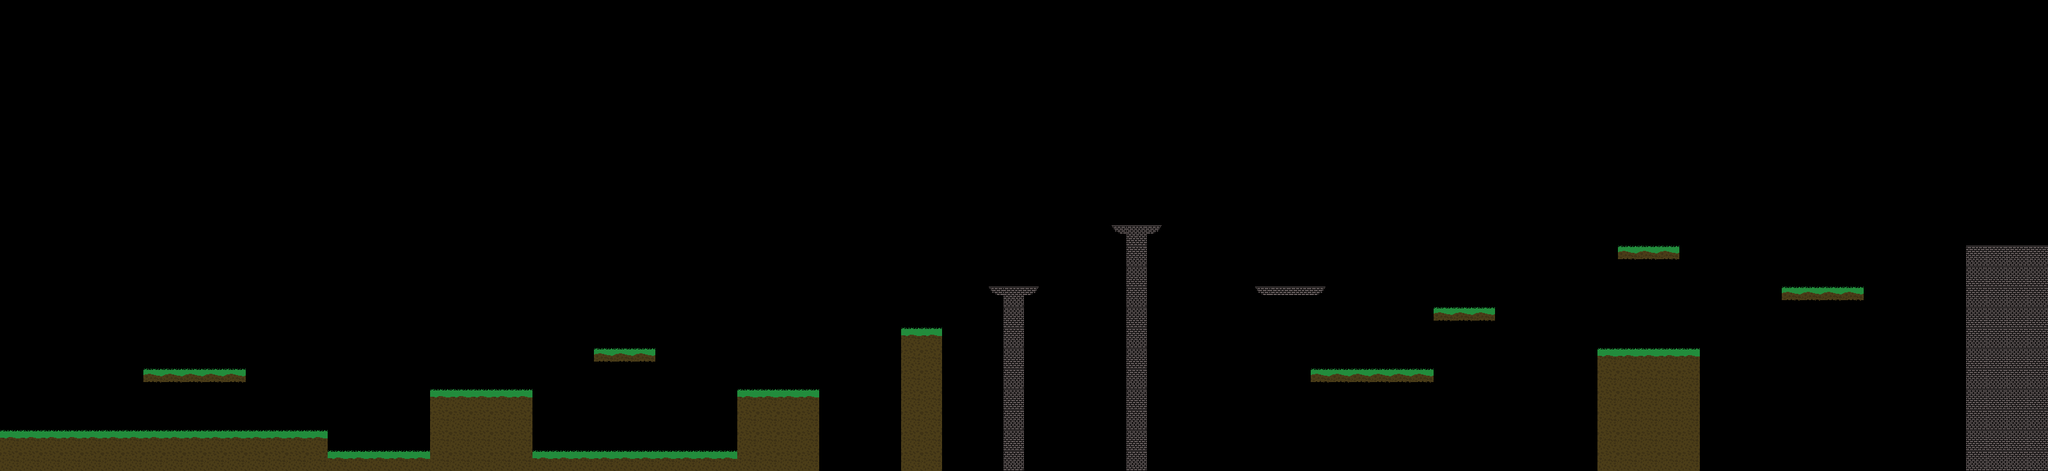

A 2D game scene composited from a Tiled map and its tileset images. What follows is a short description and the map's XML, with each tile layer's data collapsed to a summary:
An orthogonal 100x23 tile map with 32x32 px tiles, 1 tile layer (Tile Layer 1) and 44 objects (21x platform, 16x coin, 4x scalper, 2x sack, part).

<map version="1.5" tiledversion="1.5.0" orientation="orthogonal" renderorder="right-down" width="100" height="23" tilewidth="32" tileheight="32" infinite="0" nextlayerid="9" nextobjectid="79">
 <properties>
  <property name="background" value="forest.png" />
  <property name="cost" value="20" />
 </properties>
 <tileset firstgid="1" name="tiles" tilewidth="32" tileheight="32" tilecount="8" columns="0">
  <grid orientation="orthogonal" width="1" height="1" />
  <tile id="0">
   <image width="32" height="32" source="Dirt.png" />
  </tile>
  <tile id="1">
   <image width="32" height="32" source="Grass.png" />
  </tile>
  <tile id="2">
   <image width="32" height="32" source="GrassBlock.png" />
  </tile>
  <tile id="3">
   <image width="32" height="32" source="Stonelevel.png" />
  </tile>
  <tile id="4">
   <image width="32" height="32" source="Stonelevel1.png" />
  </tile>
  <tile id="5">
   <image width="32" height="32" source="Stonelevel2.png" />
  </tile>
  <tile id="6">
   <image width="32" height="32" source="Stonelevel3.png" />
  </tile>
  <tile id="7">
   <image width="32" height="32" source="icesnow.png" />
  </tile>
 </tileset>
 <layer id="7" name="Tile Layer 1" width="100" height="23" opacity="0.9">
  <data>[2300 cells, 224 non-empty, 7 distinct tile ids]</data>
 </layer>
 <objectgroup id="8" name="Object Layer 1">
  <object id="15" type="platform" x="0" y="672.667" width="510" height="67.3333" />
  <object id="22" type="scalper" x="1026" y="691.333">
   <point />
  </object>
  <object id="25" type="scalper" x="590.667" y="692.667">
   <point />
  </object>
  <object id="26" type="platform" x="508" y="704" width="165.333" height="32" />
  <object id="27" type="platform" x="670.667" y="606.667" width="162.667" height="129.333" />
  <object id="28" type="platform" x="830.667" y="702.667" width="324" height="34.6667" />
  <object id="29" type="platform" x="1153.33" y="609.333" width="125.333" height="124" />
  <object id="30" type="platform" x="1409.33" y="510.667" width="62.6667" height="224" />
  <object id="36" type="platform" x="1544" y="446.667" width="80" height="16" />
  <object id="37" type="platform" x="1569.33" y="448" width="32" height="286.667" />
  <object id="38" type="platform" x="1722.67" y="518.667" />
  <object id="39" type="platform" x="1738.67" y="352" width="77.3333" height="17.3333" />
  <object id="40" type="platform" x="1762.67" y="353.333" width="30.6667" height="382.667" />
  <object id="41" type="platform" x="1958.67" y="445.333" width="113.333" height="17.3333" />
  <object id="42" type="platform" x="2240" y="478.667" width="94.6667" height="24" />
  <object id="44" type="platform" x="2049.33" y="574.667" width="192" height="22.6667" />
  <object id="45" type="platform" x="2496" y="542.667" width="161.333" height="193.333" />
  <object id="46" type="platform" x="2529.33" y="380" width="94.6667" height="24" />
  <object id="47" type="platform" x="2788" y="450.667" width="125.333" height="18.6667" />
  <object id="50" type="platform" x="926.667" y="542.667" width="100" height="22.6667" />
  <object id="51" type="platform" x="225.334" y="578.667" width="158.667" height="17.3333" />
  <object id="54" type="sack" x="932" y="670.667" width="32" height="32" />
  <object id="55" type="coin" x="1454.67" y="425.333" width="32" height="32" />
  <object id="56" type="coin" x="958.667" y="508" width="32" height="32" />
  <object id="57" type="coin" x="289.333" y="518.667" width="32" height="32" />
  <object id="58" type="scalper" x="2606.67" y="535.333">
   <point />
  </object>
  <object id="59" type="scalper" x="2137.33" y="563.333">
   <point />
  </object>
  <object id="60" type="coin" x="1424" y="478.667" width="32" height="32" />
  <object id="61" type="sack" x="2192" y="534.667" width="32" height="32" />
  <object id="62" type="coin" x="1508" y="377.333" width="32" height="32" />
  <object id="63" type="coin" x="1569.33" y="412" width="32" height="32" />
  <object id="64" type="coin" x="1760" y="240" width="32" height="32" />
  <object id="65" type="coin" x="1970.67" y="342.667" width="32" height="32" />
  <object id="66" type="coin" x="2024" y="341.333" width="32" height="32" />
  <object id="67" type="coin" x="2269.33" y="444" width="32" height="32" />
  <object id="68" type="coin" x="2529.33" y="510.667" width="32" height="32" />
  <object id="69" type="coin" x="2561.33" y="346.667" width="32" height="32" />
  <object id="70" type="coin" x="2708" y="301.333" width="32" height="32" />
  <object id="71" type="coin" x="2825.33" y="413.333" width="32" height="32" />
  <object id="72" type="coin" x="3041.33" y="248.667" width="32" height="32" />
  <object id="73" type="coin" x="2935" y="311.667" width="32" height="32" />
  <object id="74" type="platform" x="3072" y="382.667" width="129.333" height="353.333" />
  <object id="76" type="platform" x="651.144" y="616.468" width="32.9159" height="22.8601" rotation="308.131" />
  <object id="77" type="part" x="3106.33" y="297" width="64" height="64">
   <properties>
    <property name="part-type" value="motherboard" />
   </properties>
  </object>
 </objectgroup>
</map>
